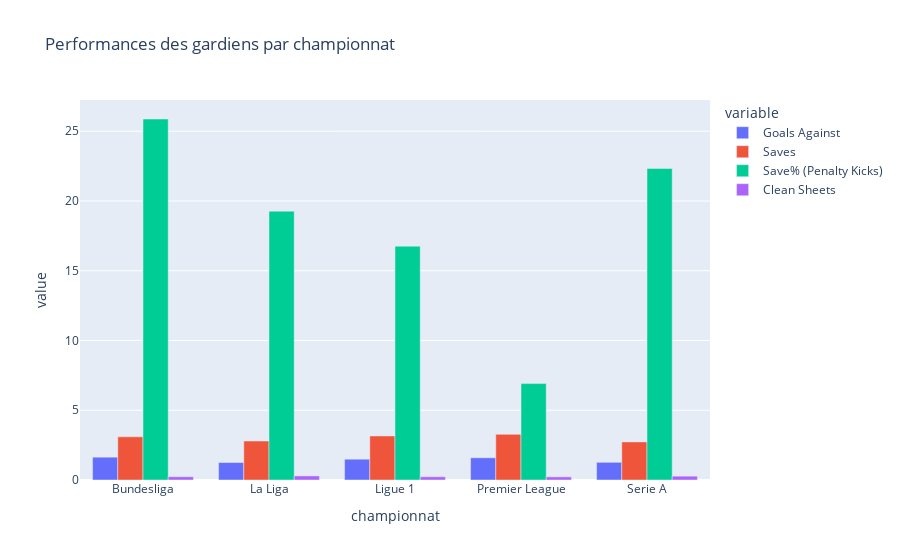

Notebook code cell kept with this figure:
### Markdown cell above
### Spécifique gardien de but

### Code cell
goalkeepers = stats[stats['poste'] == 'Goalkeeper']

avg_stats_gk = goalkeepers.groupby('championnat').mean(numeric_only=True)[['Goals Against', 'Saves', 'Save% (Penalty Kicks)', 'Clean Sheets']].reset_index()

fig = px.bar(avg_stats_gk, x='championnat', y=['Goals Against', 'Saves', 'Save% (Penalty Kicks)', 'Clean Sheets'],
             barmode='group', title='Performances des gardiens par championnat')
fig.show()

### Figure 1 — Plotly figure (JSON) as saved in the notebook; plotly's stock layout.template omitted (floating-point values rounded to 4 significant figures)
{"data": [{"alignmentgroup": "True", "hovertemplate": "variable=Goals Against<br>championnat=%{x}<br>value=%{y}<extra></extra>", "legendgroup": "Goals Against", "marker": {"color": "#636efa", "pattern": {"shape": ""}}, "name": "Goals Against", "offsetgroup": "Goals Against", "orientation": "v", "showlegend": true, "textposition": "auto", "type": "bar", "x": ["Bundesliga", "La Liga", "Ligue 1", "Premier League", "Serie A"], "xaxis": "x", "y": [1.636, 1.253, 1.491, 1.591, 1.268], "yaxis": "y"}, {"alignmentgroup": "True", "hovertemplate": "variable=Saves<br>championnat=%{x}<br>value=%{y}<extra></extra>", "legendgroup": "Saves", "marker": {"color": "#EF553B", "pattern": {"shape": ""}}, "name": "Saves", "offsetgroup": "Saves", "orientation": "v", "showlegend": true, "textposition": "auto", "type": "bar", "x": ["Bundesliga", "La Liga", "Ligue 1", "Premier League", "Serie A"], "xaxis": "x", "y": [3.097, 2.793, 3.157, 3.274, 2.731], "yaxis": "y"}, {"alignmentgroup": "True", "hovertemplate": "variable=Save% (Penalty Kicks)<br>championnat=%{x}<br>value=%{y}<extra></extra>", "legendgroup": "Save% (Penalty Kicks)", "marker": {"color": "#00cc96", "pattern": {"shape": ""}}, "name": "Save% (Penalty Kicks)", "offsetgroup": "Save% (Penalty Kicks)", "orientation": "v", "showlegend": true, "textposition": "auto", "type": "bar", "x": ["Bundesliga", "La Liga", "Ligue 1", "Premier League", "Serie A"], "xaxis": "x", "y": [25.88, 19.27, 16.76, 6.91, 22.33], "yaxis": "y"}, {"alignmentgroup": "True", "hovertemplate": "variable=Clean Sheets<br>championnat=%{x}<br>value=%{y}<extra></extra>", "legendgroup": "Clean Sheets", "marker": {"color": "#ab63fa", "pattern": {"shape": ""}}, "name": "Clean Sheets", "offsetgroup": "Clean Sheets", "orientation": "v", "showlegend": true, "textposition": "auto", "type": "bar", "x": ["Bundesliga", "La Liga", "Ligue 1", "Premier League", "Serie A"], "xaxis": "x", "y": [0.2343, 0.2914, 0.2329, 0.2258, 0.2743], "yaxis": "y"}], "layout": {"barmode": "group", "legend": {"title": {"text": "variable"}, "tracegroupgap": 0}, "title": {"text": "Performances des gardiens par championnat"}, "xaxis": {"anchor": "y", "domain": [0, 1], "title": {"text": "championnat"}}, "yaxis": {"anchor": "x", "domain": [0, 1], "title": {"text": "value"}}}}
